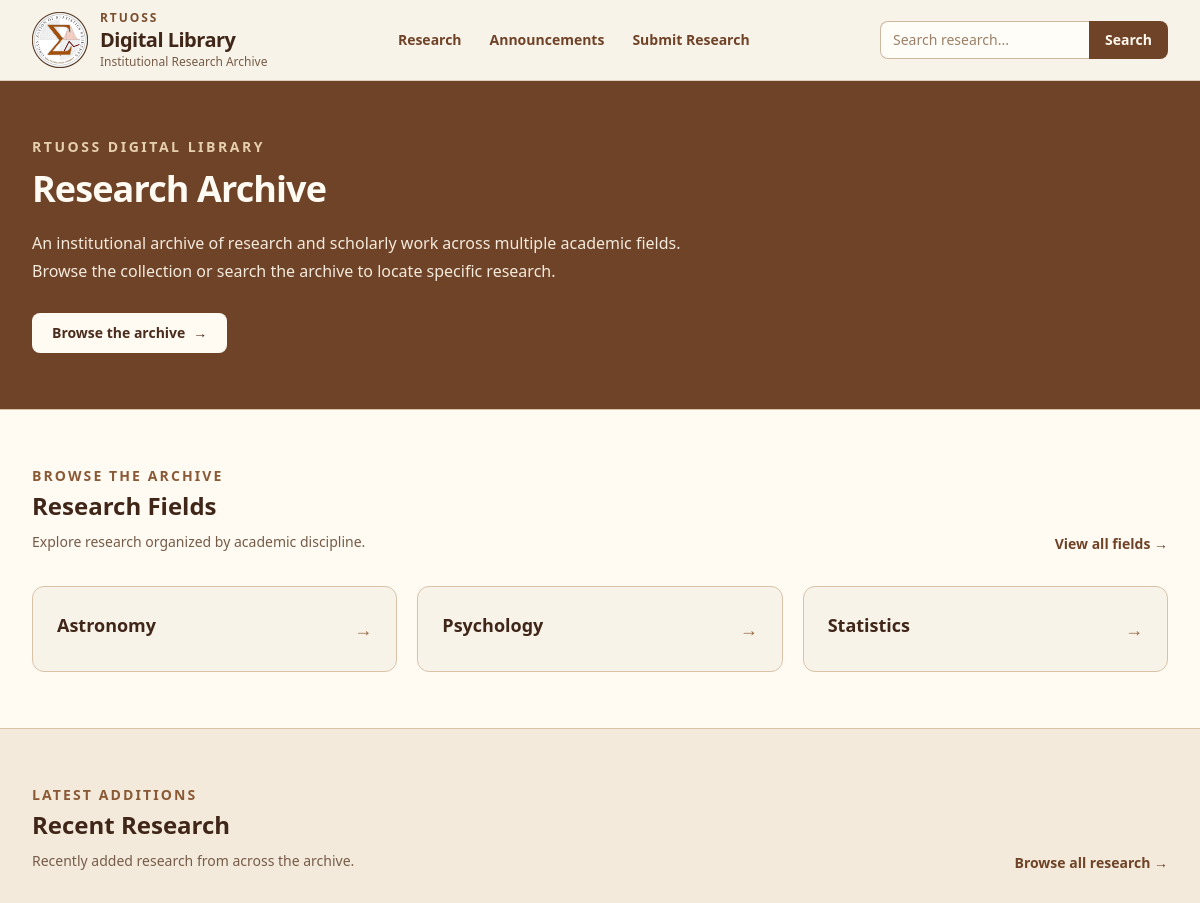
Page /research/ (upper part) on the earlier database version.
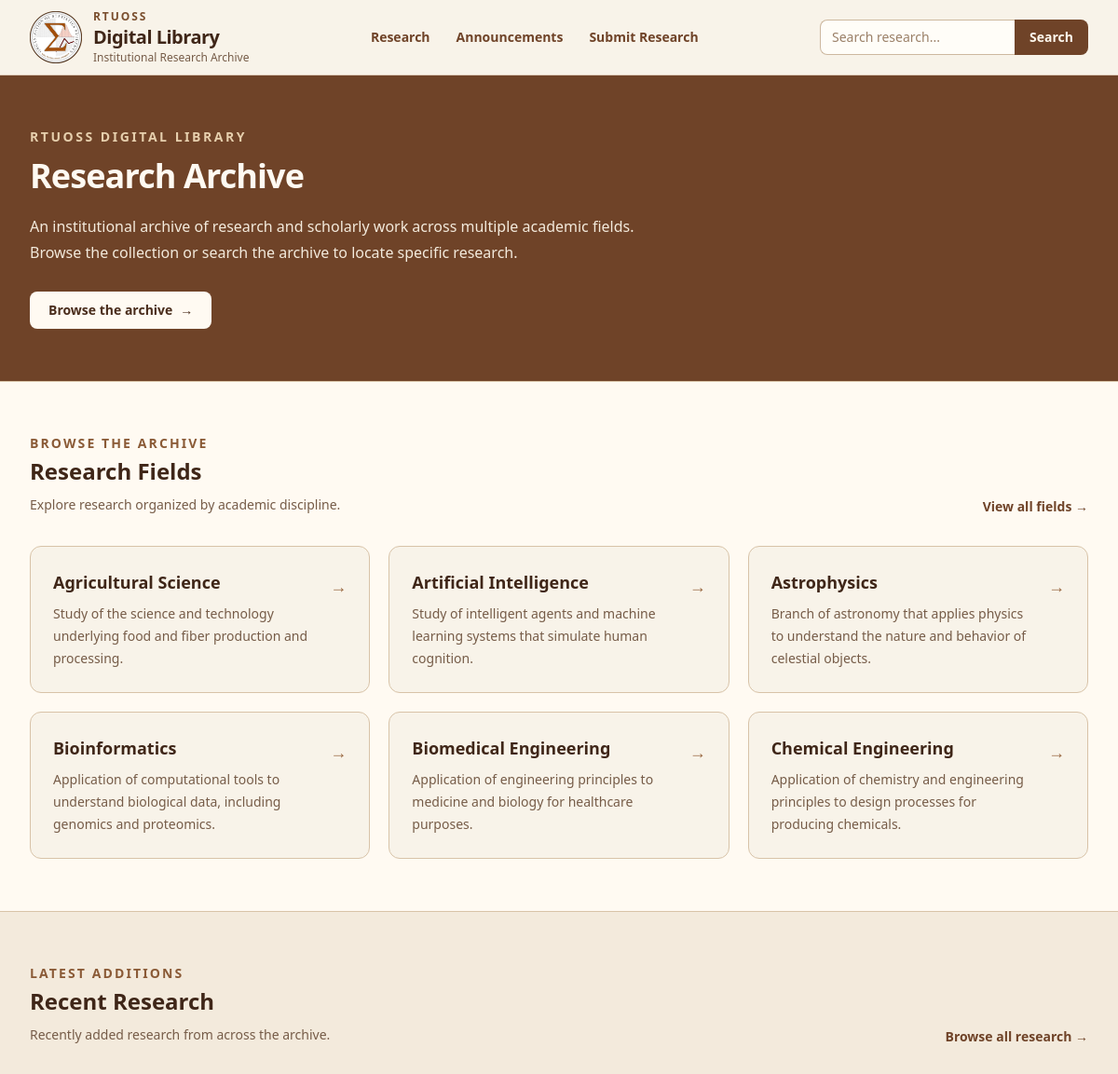
Same page on the later database version.
### research/models.py (models this page shows, shortened)
class ResearchField(models.Model):
    name = models.CharField(max_length=200, unique=True)
    slug = models.SlugField(max_length=200, unique=True)
    description = models.TextField(blank=True)
    created_at = models.DateTimeField(auto_now_add=True)
    updated_at = models.DateTimeField(auto_now=True)
    class Meta:
        ordering = ["name"]

### research/views.py (the view)
# urls.py: path("", views.home, name="home"),
def home(request):
    fields = (
        ResearchField.objects
        .annotate(
            research_count=Count(
                "research_titles",
                filter=Q(
                    research_titles__publication_status=(
                        ResearchTitle.PublicationStatus.PUBLISHED
                    )
                ),
            )
        )
        .order_by("name")[:6]
    )
    recent_research = (
        ResearchTitle.objects
        .filter(
            publication_status=ResearchTitle.PublicationStatus.PUBLISHED
        )
        .select_related("research_field")
        .order_by("-created_at")[:6]
    )
    return render(request, "research/home.html", {
        "fields": fields,
        "recent_research": recent_research,
    })

### research/templates/research/home.html (shortened to what the changed rows need)
{% extends "base.html" %}
{% block content %}
<section class="border-b border-[#d8c3a8] bg-[#6f4328] text-[#fffaf2]">
    <div class="mx-auto max-w-7xl px-6 py-14 lg:px-8">
        <div class="max-w-3xl">
            <h1 class="mt-3 text-3xl font-bold tracking-tight sm:text-4xl">
                Research Archive
            </h1>
        </div>
    </div>
</section>
<section class="bg-[#fffaf2]">
    <div class="mx-auto max-w-7xl px-6 py-14 lg:px-8">
        <div class="flex flex-col gap-3 sm:flex-row sm:items-end sm:justify-between">
            <div>
                <h2 class="mt-1 text-2xl font-bold text-[#3f2618]">
                    Research Fields
                </h2>
            </div>
        </div>
        {% if fields %}
            <div class="mt-8 grid gap-5 sm:grid-cols-2 lg:grid-cols-3">
                {% for field in fields %}
                    <a
                        href="{% url 'research:field_detail' field.slug %}"
                        class="group rounded-xl border border-[#d8c3a8] bg-[#f8f3e9] p-6 transition hover:-translate-y-0.5 hover:border-[#b99670] hover:bg-[#f3eadc]"
                    >
                        <div class="flex items-start justify-between gap-4">
                            <div class="min-w-0">
                                <h3 class="text-lg font-semibold text-[#3f2618] group-hover:text-[#6f4328]">
                                    {{ field.name }}
                                </h3>
                                <p class="mt-2 line-clamp-3 text-sm leading-6 text-[#765c48]">
                                    {{ field.description }}
                                </p>
                            </div>
                            <span class="mt-1 shrink-0 text-lg text-[#9a6942]">
                                →
                            </span>
                        </div>
                    </a>
                {% endfor %}
            </div>
        {% else %}
            <div class="mt-8 rounded-xl border border-dashed border-[#d8c3a8] bg-[#f8f3e9] px-6 py-10 text-center">
                <p class="text-sm text-[#765c48]">
                    No research fields have been added yet.
                </p>
            </div>
        {% endif %}
    </div>
</section>
<section class="border-y border-[#d8c3a8] bg-[#f3eadc]">
    <div class="mx-auto max-w-7xl px-6 py-14 lg:px-8">
        <div class="flex flex-col gap-3 sm:flex-row sm:items-end sm:justify-between">
            <div>
                <h2 class="mt-1 text-2xl font-bold text-[#3f2618]">
                    Recent Research
                </h2>
            </div>
        </div>
    </div>
</section>
{% endblock content %}

Differences in the rows shown:
removed ResearchField: name "Astronomy"
removed ResearchField: name "Psychology"
removed ResearchField: name "Statistics"
added ResearchField: name "Agricultural Science", description "Study of the science and technology underlying food and fiber production and processing."
added ResearchField: name "Artificial Intelligence", description "Study of intelligent agents and machine learning systems that simulate human cognition."
added ResearchField: name "Astrophysics", description "Branch of astronomy that applies physics to understand the nature and behavior of celestial objects."
added ResearchField: name "Bioinformatics", description "Application of computational tools to understand biological data, including genomics and proteomics."
added ResearchField: name "Biomedical Engineering", description "Application of engineering principles to medicine and biology for healthcare purposes."
added ResearchField: name "Chemical Engineering", description "Application of chemistry and engineering principles to design processes for producing chemicals."
